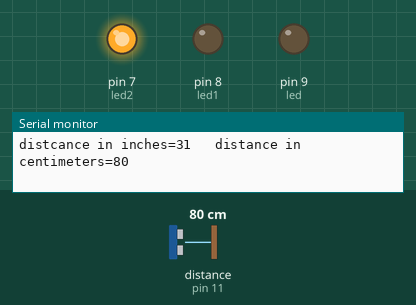
This sketch was run on a simulated Arduino Uno, built with avr-gcc and run on an emulated ATmega328P. Parts: output pins drawn as LEDs (lit = HIGH), the last lines printed to the serial monitor. Wiring (inferred from the names in the program): ultrasonic range finder: trigger pin 12; echo pin 11. The test bench sets the inputs (shaded band); at power-on: distance to the obstacle (sensor on pin 11) 80 cm. The echo pulse lasts 58.3 µs per cm; pins used as bus, display or sensor lines are not drawn.

Above: at 1.2 s.
1.3 s: distance to the obstacle (sensor on pin 11) set to 73 cm
2.8 s: distance to the obstacle (sensor on pin 11) set to 65 cm
At 3.2 s:
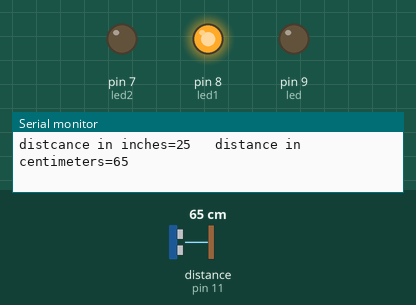
4.3 s: distance to the obstacle (sensor on pin 11) set to 45 cm
7.3 s: distance to the obstacle (sensor on pin 11) set to 37 cm
At 8.5 s:
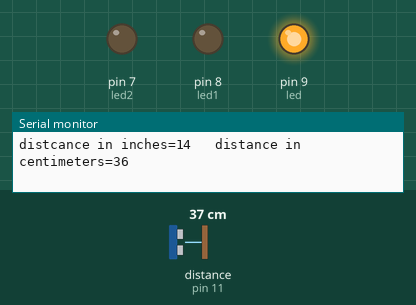
8.8 s: distance to the obstacle (sensor on pin 11) set to 23 cm
10.3 s: distance to the obstacle (sensor on pin 11) set to 18 cm
At 10.8 s:
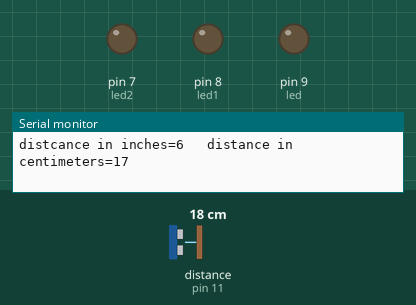
Timing chart, 0 to 12.8 s (numbered marks = the images above; inputs shaded):
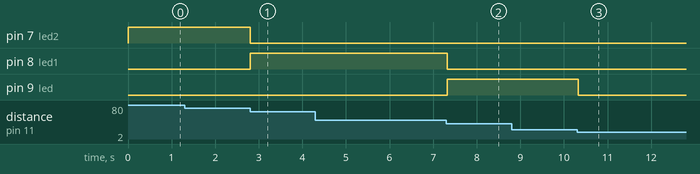

The sketch:

sketch_oct09a.ino
```cpp
int trigPin = 12; //triggor pin
int echoPin = 11; // echo pin
int led = 9;// led1
int led1 = 8;// led2
int led2= 7;// led3

long timeperiod, cm, inches;


void setup()
{
  Serial.begin(9600); //serial port communication
  pinMode(trigPin, OUTPUT); // defining pinmode for trig
  pinMode(echoPin, INPUT);  // defining pinmode for echo pin
  pinMode(led,OUTPUT);
  pinMode(led1,OUTPUT);
  pinMode(led2,OUTPUT);
}

void loop()
{
  digitalWrite(trigPin, LOW);// sending 10 us pulse
  delayMicroseconds(2);
  digitalWrite(trigPin, HIGH);
  delayMicroseconds(10);
  digitalWrite(trigPin, LOW);

  timeperiod = pulseIn(echoPin, HIGH);  // integrating pulse

  inches = microsecondsToInches(timeperiod);
  cm = microsecondsToCentimeters(timeperiod);

  if(cm >= 20 && cm < 40){
    digitalWrite(led,HIGH);
    digitalWrite(led1,LOW);
    digitalWrite(led2,LOW);
    }
  else if(cm >= 40 && cm < 70){
    digitalWrite(led1,HIGH);
    digitalWrite(led,LOW);
    digitalWrite(led2,LOW);
    }
 else if(cm >= 70){
    digitalWrite(led2,HIGH);
    digitalWrite(led,LOW);
    digitalWrite(led1,LOW);
    }

    else{
      digitalWrite(led2,LOW);
    digitalWrite(led,LOW);
    digitalWrite(led1,LOW);
      }

  Serial.print("distcance in inches=");
  Serial.print(inches);
  Serial.print("   distance in centimeters=");
  Serial.print(cm);
  Serial.println();


  delay(1);
}
long microsecondsToInches(long microseconds)
{
  return microseconds / 74 / 2;
}

long microsecondsToCentimeters(long microseconds)
{
    return microseconds / 29 / 2;
}
```

Measured:
- the behaviour switches between 70 and 69 cm on distance to the obstacle (sensor on pin 11) (found by bisection; images 0 and 1)
- the behaviour switches between 41 and 40 cm on distance to the obstacle (sensor on pin 11) (found by bisection; images 1 and 2)
- the behaviour switches between 21 and 20 cm on distance to the obstacle (sensor on pin 11) (found by bisection; images 2 and 3)
- after the input at 2.8 s, pin 7 (led2): HIGH → LOW at once; pin 8 (led1): LOW → HIGH at once
- after the input at 7.3 s, pin 8 (led1): HIGH → LOW at once; pin 9 (led): LOW → HIGH at once
- after the input at 10.3 s, pin 9 (led): HIGH → LOW at once
